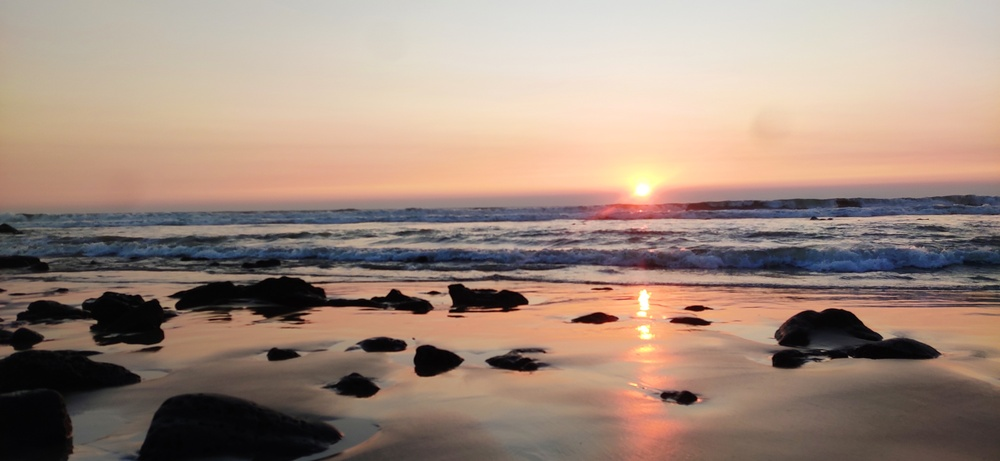
#> input picture advanced-level/problem-9/IMG_20221102_170856.jpg, 1000 x 461 px, shrunk from 4000 x 1844 before the run, found by its file name
$ python solution-9.py
#> lines starting #> are read from the running program, lines starting #| are printed output that depends on the picture
from PIL import Image


def convert_to_grayscale(input_path, output_path):
    """
    Converts a color image to grayscale and saves it.
    Args:
        input_path (str): Path to the input color image.
        output_path (str): Path to save the grayscale image.
    """
    # Open the color image
    image = Image.open(input_path)
#> image is the input picture: PIL image 1000x461 RGB; mean R, G, B 159.5, 137.9, 124.9

    # Convert to grayscale ('L' mode = 8-bit pixels, black and white)
    gray_image = image.convert("L")
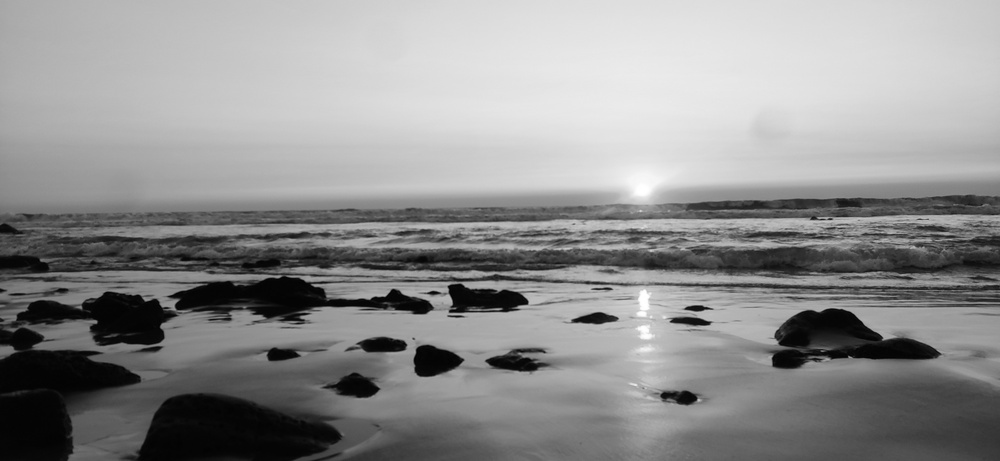
#> gray_image: PIL image 1000x461 L; min 0, max 255, mean 142.9

    # Save the grayscale image
    gray_image.save(output_path)
    print(f"Grayscale image saved as {output_path}")

# Example usage
convert_to_grayscale(r"/home/wsl-ubuntu/Python_task/python-practice-problems/advanced-level/problem-9/IMG_20221102_170856.jpg", r"/home/wsl-ubuntu/Python_task/python-practice-problems/advanced-level/problem-9/grayscale_image.jpg")
